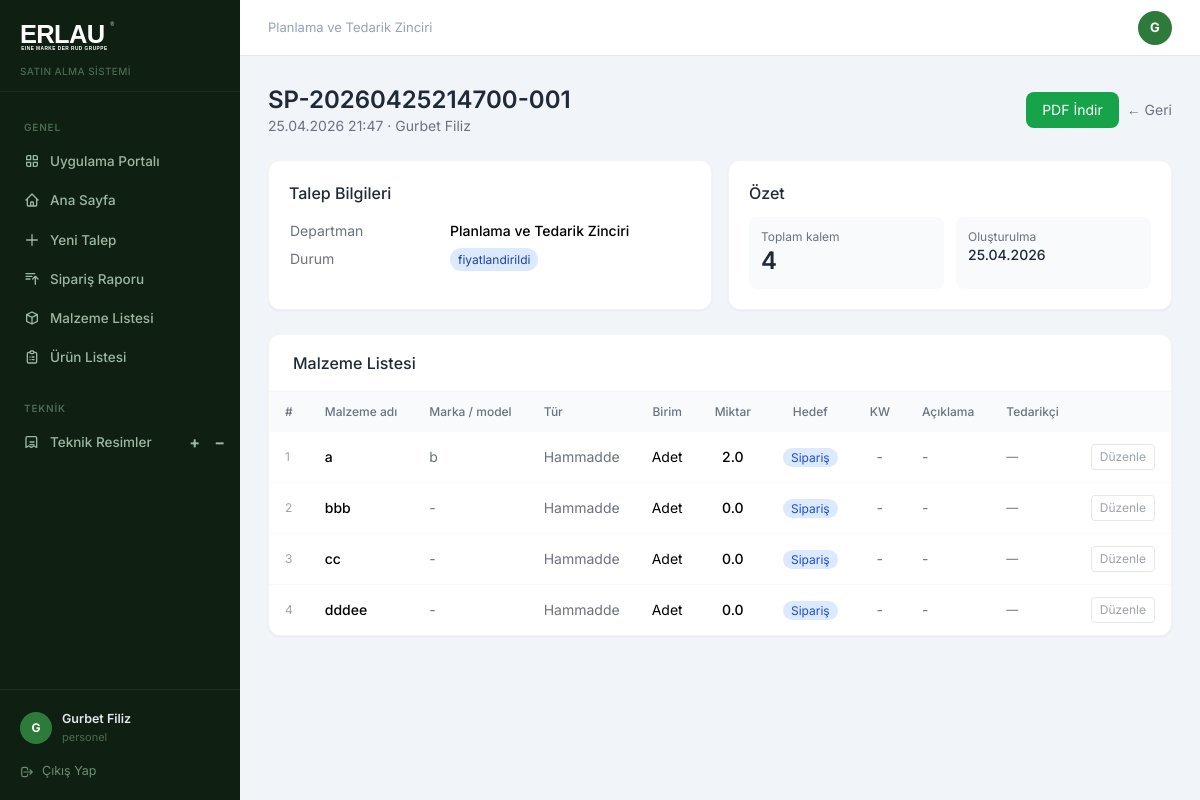
The page /talep/5 (signed in) on the database its author committed.
### app/models.py (models this page shows)
class User(db.Model, UserMixin):
    id = db.Column(db.Integer, primary_key=True)
    name = db.Column(db.String(100), nullable=False)
    email = db.Column(db.String(120), unique=True, nullable=False)
    password = db.Column(db.String(200), nullable=False)
    role = db.Column(db.String(20), default='personel')
    department_id = db.Column(db.Integer, db.ForeignKey('department.id'), index=True)
    created_at = db.Column(db.DateTime, default=datetime.utcnow, index=True)
    is_active = db.Column(db.Boolean, default=True)
    unvan = db.Column(db.String(100))
    telefon = db.Column(db.String(20))
    dogum_tarihi = db.Column(db.Date)
    unvan_pdf_goster = db.Column(db.Boolean, default=False)
    son_giris = db.Column(db.DateTime)
    sifre_degisim_tarihi = db.Column(db.DateTime)
    tablet_pin = db.Column(db.String(6))
    bildirim_email = db.Column(db.Boolean, default=True)
    teknik_resim_yetki = db.Column(db.Boolean, default=False)
    liste_yetki = db.Column(db.Boolean, default=False)
    talepler = db.relationship('TalepFormu', backref='talep_eden', lazy=True)

class Department(db.Model):
    id = db.Column(db.Integer, primary_key=True)
    name = db.Column(db.String(100), nullable=False, unique=True)
    users = db.relationship('User', backref='department', lazy=True)

class TalepFormu(db.Model):
    id = db.Column(db.Integer, primary_key=True)
    siparis_no = db.Column(db.String(50), unique=True, nullable=False, index=True)
    talep_eden_id = db.Column(db.Integer, db.ForeignKey('user.id'), index=True)
    department_id = db.Column(db.Integer, db.ForeignKey('department.id'), index=True)
    durum = db.Column(db.String(30), default='bekliyor', index=True)
    yolda_tarihi = db.Column(db.DateTime)
    created_at = db.Column(db.DateTime, default=datetime.utcnow, index=True)
    updated_at = db.Column(db.DateTime, default=datetime.utcnow, onupdate=datetime.utcnow)
    kalemler = db.relationship('TalepKalem', backref='talep', lazy=True, cascade='all, delete-orphan')
    department = db.relationship('Department', foreign_keys=[department_id])

class TalepKalem(db.Model):
    id = db.Column(db.Integer, primary_key=True)
    talep_id = db.Column(db.Integer, db.ForeignKey('talep_formu.id'), index=True)
    malzeme_adi = db.Column(db.String(200), nullable=False, index=True)
    marka_model = db.Column(db.String(200))
    malzeme_turu = db.Column(db.String(50), index=True)
    birim = db.Column(db.String(20))
    miktar = db.Column(db.Float)
    hedef = db.Column(db.String(20), default='siparis')
    kullanim_amaci = db.Column(db.String(100))
    kullanilan_alan = db.Column(db.String(50))
    proje_makine = db.Column(db.String(200))
    kw = db.Column(db.String(10))
    aciklama = db.Column(db.Text)
    teknik_resim_kodu = db.Column(db.String(100))
    standart = db.Column(db.String(100))
    br_fiyat = db.Column(db.Float)
    toplam_fiyat = db.Column(db.Float)
    para_birimi = db.Column(db.String(10))
    vade_gun = db.Column(db.Integer)
    termin_gun = db.Column(db.Integer)
    tedarikci_id = db.Column(db.Integer, db.ForeignKey('tedarikci.id'))
    tedarikci = db.relationship('Tedarikci', foreign_keys=[tedarikci_id])
    son_alinma_tarihi = db.Column(db.DateTime)
    son_siparis_no = db.Column(db.String(50))

### app/routes.py (the view)
@main.route('/talep/<int:talep_id>')
@login_required
def talep_detay(talep_id):
    talep = db.get_or_404(TalepFormu, talep_id)
    return render_template('talep_detay.html', talep=talep)

### app/templates/talep_detay.html (shortened to what this page needs)
{% extends 'base.html' %}
{% block content %}
<div class="flex items-center justify-between mb-6">
  <div>
    <h1 class="text-2xl font-semibold text-gray-800">{{ talep.siparis_no }}</h1>
    <p class="text-gray-500 text-sm">{{ talep.created_at.strftime('%d.%m.%Y %H:%M') }} · {{ talep.talep_eden.name }}</p>
  </div>
  <div class="flex gap-2 items-center">
    <a href="{{ url_for('main.talep_pdf', talep_id=talep.id) }}" class="bg-green-600 text-white px-4 py-2 rounded-lg text-sm hover:opacity-90" target="_blank">PDF İndir</a>
    <a href="{{ url_for('main.dashboard') }}" class="text-sm text-gray-500 hover:underline">← Geri</a>
  </div>
</div>
<div class="grid grid-cols-1 md:grid-cols-2 gap-4 mb-6">
  <div class="bg-white rounded-xl border border-gray-100 shadow-sm p-5">
    <h2 class="font-medium text-gray-800 mb-3">Talep Bilgileri</h2>
    <table class="w-full text-sm">
      <tr><td class="text-gray-500 py-1 w-40">Departman</td><td class="font-medium">{{ talep.department.name if talep.department else '-' }}</td></tr>
<tr><td class="text-gray-500 py-1">Durum</td><td>
        {% if talep.durum == 'bekliyor' %}<span class="bg-yellow-100 text-yellow-800 px-2 py-1 rounded-full text-xs">Onay Bekliyor</span>
        {% elif talep.durum == 'onaylandi' %}<span class="bg-green-100 text-green-800 px-2 py-1 rounded-full text-xs">Onaylandı</span>
        {% elif talep.durum == 'iptal' %}<span class="bg-red-100 text-red-800 px-2 py-1 rounded-full text-xs">İptal</span>
        {% else %}<span class="bg-blue-100 text-blue-800 px-2 py-1 rounded-full text-xs">{{ talep.durum }}</span>{% endif %}
      </td></tr>
    </table>
  </div>
  <div class="bg-white rounded-xl border border-gray-100 shadow-sm p-5">
    <h2 class="font-medium text-gray-800 mb-3">Özet</h2>
    <div class="grid grid-cols-2 gap-3">
      <div class="bg-gray-50 rounded-lg p-3">
        <p class="text-xs text-gray-500">Toplam kalem</p>
        <p class="text-2xl font-semibold text-gray-800">{{ talep.kalemler|length }}</p>
      </div>
      <div class="bg-gray-50 rounded-lg p-3">
        <p class="text-xs text-gray-500">Oluşturulma</p>
        <p class="text-sm font-medium text-gray-800">{{ talep.created_at.strftime('%d.%m.%Y') }}</p>
      </div>
    </div>
  </div>
</div>
<div class="bg-white rounded-xl border border-gray-100 shadow-sm overflow-hidden">
  <div class="px-6 py-4 border-b border-gray-100">
    <h2 class="font-medium text-gray-800">Malzeme Listesi</h2>
  </div>
  <div class="overflow-x-auto">
    <table class="w-full text-sm">
      <thead class="bg-gray-50">
        <tr>
          <th class="px-4 py-3 text-left text-xs font-medium text-gray-500">#</th>
          <th class="px-4 py-3 text-left text-xs font-medium text-gray-500">Malzeme adı</th>
          <th class="px-4 py-3 text-left text-xs font-medium text-gray-500">Marka / model</th>
          <th class="px-4 py-3 text-left text-xs font-medium text-gray-500">Tür</th>
          <th class="px-4 py-3 text-center text-xs font-medium text-gray-500">Birim</th>
          <th class="px-4 py-3 text-center text-xs font-medium text-gray-500">Miktar</th>
          <th class="px-4 py-3 text-center text-xs font-medium text-gray-500">Hedef</th>
          <th class="px-4 py-3 text-center text-xs font-medium text-gray-500">KW</th>
          <th class="px-4 py-3 text-left text-xs font-medium text-gray-500">Açıklama</th>
          <th class="px-4 py-3 text-left text-xs font-medium text-gray-500">Tedarikçi</th>
          {% if current_user.role in ['satinalma', 'admin'] or talep.talep_eden_id == current_user.id %}
          <th class="px-4 py-3 text-center text-xs font-medium text-gray-400"></th>
          {% endif %}
        </tr>
      </thead>
      <tbody class="divide-y divide-gray-50">
        {% for kalem in talep.kalemler %}
        <tr class="hover:bg-gray-50">
          <td class="px-4 py-3 text-gray-400 text-xs">{{ loop.index }}</td>
          <td class="px-4 py-3 font-medium">{{ kalem.malzeme_adi }}</td>
          <td class="px-4 py-3 text-gray-500">{{ kalem.marka_model or '-' }}</td>
          <td class="px-4 py-3 text-gray-500">{{ kalem.malzeme_turu or '-' }}</td>
          <td class="px-4 py-3 text-center">{{ kalem.birim }}</td>
          <td class="px-4 py-3 text-center font-medium">{{ kalem.miktar }}</td>
          <td class="px-4 py-3 text-center">
            {% if kalem.hedef == 'stok' %}<span class="bg-green-100 text-green-700 px-2 py-0.5 rounded-full text-xs">Stok</span>
            {% elif kalem.hedef == 'proje' %}<span class="bg-purple-100 text-purple-700 px-2 py-0.5 rounded-full text-xs">Proje</span>
            {% else %}<span class="bg-blue-100 text-blue-700 px-2 py-0.5 rounded-full text-xs">Sipariş</span>{% endif %}
          </td>
          <td class="px-4 py-3 text-center text-gray-500">{{ kalem.kw or '-' }}</td>
          <td class="px-4 py-3 text-gray-500">{{ kalem.aciklama or '-' }}</td>
          <td class="px-4 py-3 text-gray-500 text-xs">{{ kalem.tedarikci.name if kalem.tedarikci else '—' }}</td>
          {% if current_user.role in ['satinalma', 'admin'] or talep.talep_eden_id == current_user.id %}
          <td class="px-4 py-3 text-center">
            <button type="button" onclick="modalAc({{ kalem.id }}, '{{ kalem.malzeme_adi|replace("'", "\\'") }}', {{ kalem.miktar or 0 }}, {{ kalem.br_fiyat or 0 }})"
              class="text-xs text-gray-400 hover:text-blue-600 border border-gray-200 hover:border-blue-300 px-2 py-1 rounded transition-colors">
              Düzenle
            </button>
          </td>
          {% endif %}
        </tr>
        {% endfor %}
      </tbody>
    </table>
  </div>
</div>
{% endblock %}

### app/templates/base.html (shortened to what this page needs)
<!DOCTYPE html>
<html lang="tr">
<head>
<script src="https://cdn.tailwindcss.com"></script>
</head>
<body>
{% if current_user.is_authenticated %}
<div style="display:flex">
  <aside class="sidebar" style="position:sticky;top:0;height:100vh;overflow-y:auto;display:flex;flex-direction:column">
    <div style="padding:20px 20px 12px;border-bottom:1px solid rgba(255,255,255,.06)">
      <a href="{{ url_for('auth.portal') }}" style="display:inline-block">
        <img src="{{ url_for('static', filename='logo.svg') }}" alt="Erlau" style="height:32px;filter:brightness(0) invert(1)">
      </a>
      <p style="font-size:10px;color:#4a6b50;margin-top:6px;font-weight:500;letter-spacing:.04em">SATIN ALMA SİSTEMİ</p>
    </div>
    <nav style="padding:12px 0;flex:1">
      <div class="sidebar-section">Genel</div>
      <a href="{{ url_for('auth.portal') }}" class="sidebar-link {% if request.endpoint == 'auth.portal' %}active{% endif %}">
        <svg fill="none" stroke="currentColor" viewBox="0 0 24 24"><path stroke-linecap="round" stroke-linejoin="round" stroke-width="2" d="M4 6a2 2 0 012-2h4v6H4V6zm10-2h4a2 2 0 012 2v4h-6V4zM4 14h6v6H6a2 2 0 01-2-2v-4zm10 0h6v4a2 2 0 01-2 2h-4v-6z"/></svg>
        Uygulama Portalı
      </a>
      <a href="{{ url_for('main.dashboard') }}" class="sidebar-link {% if request.endpoint == 'main.dashboard' %}active{% endif %}">
        <svg fill="none" stroke="currentColor" viewBox="0 0 24 24"><path stroke-linecap="round" stroke-linejoin="round" stroke-width="2" d="M3 12l2-2m0 0l7-7 7 7M5 10v10a1 1 0 001 1h3m10-11l2 2m-2-2v10a1 1 0 01-1 1h-3m-6 0a1 1 0 001-1v-4a1 1 0 011-1h2a1 1 0 011 1v4a1 1 0 001 1m-6 0h6"/></svg>
        Ana Sayfa
      </a>
      <a href="{{ url_for('main.yeni_talep') }}" class="sidebar-link {% if request.endpoint == 'main.yeni_talep' %}active{% endif %}">
        <svg fill="none" stroke="currentColor" viewBox="0 0 24 24"><path stroke-linecap="round" stroke-linejoin="round" stroke-width="2" d="M12 4v16m8-8H4"/></svg>
        Yeni Talep
      </a>
      <a href="{{ url_for('satin_alma.siparis_raporu') }}" class="sidebar-link {% if request.endpoint == 'satin_alma.siparis_raporu' %}active{% endif %}">
        <svg fill="none" stroke="currentColor" viewBox="0 0 24 24"><path stroke-linecap="round" stroke-linejoin="round" stroke-width="2" d="M3 4h13M3 8h9m-9 4h6m4 0l4-4m0 0l4 4m-4-4v12"/></svg>
        Sipariş Raporu
      </a>
      <a href="{{ url_for('admin.malzeme_listesi') }}" class="sidebar-link {% if request.endpoint == 'admin.malzeme_listesi' %}active{% endif %}">
        <svg fill="none" stroke="currentColor" viewBox="0 0 24 24"><path stroke-linecap="round" stroke-linejoin="round" stroke-width="2" d="M20 7l-8-4-8 4m16 0l-8 4m8-4v10l-8 4m0-10L4 7m8 4v10M4 7v10l8 4"/></svg>
        Malzeme Listesi
      </a>
      <a href="{{ url_for('admin.urun_listesi') }}" class="sidebar-link {% if request.endpoint == 'admin.urun_listesi' %}active{% endif %}">
        <svg fill="none" stroke="currentColor" viewBox="0 0 24 24"><path stroke-linecap="round" stroke-linejoin="round" stroke-width="2" d="M9 5H7a2 2 0 00-2 2v12a2 2 0 002 2h10a2 2 0 002-2V7a2 2 0 00-2-2h-2M9 5a2 2 0 002 2h2a2 2 0 002-2M9 5a2 2 0 012-2h2a2 2 0 012 2m-3 7h3m-3 4h3m-6-4h.01M9 16h.01"/></svg>
        Ürün Listesi
      </a>
      <div class="sidebar-section" style="margin-top:8px">Teknik</div>
      <div style="display:flex;align-items:center;margin:1px 8px;border-radius:8px;{% if 'teknik_resim' in (request.endpoint or '') %}background:#2d7a3a;{% endif %}">
        <a href="{{ url_for('teknik_resim.teknik_resim_listesi') }}" class="sidebar-link {% if 'teknik_resim' in (request.endpoint or '') %}active{% endif %}" style="flex:1;margin:0;border-radius:8px 0 0 8px">
          <svg fill="none" stroke="currentColor" viewBox="0 0 24 24"><path stroke-linecap="round" stroke-linejoin="round" stroke-width="2" d="M9 12h6m-6 4h6M7 4h10a2 2 0 012 2v14l-4-2-4 2-4-2-4 2V6a2 2 0 012-2z"/></svg>
          Teknik Resimler
        </a>
        {% if current_user.teknik_resim_yetki %}
        <a href="{{ url_for('teknik_resim.teknik_resim_listesi') }}" onclick="sessionStorage.setItem('tr_ekle','1');return true;" title="Yeni ekle"
          style="padding:7px 7px;color:#9db8a2;transition:all .15s;border-radius:0;text-decoration:none;font-size:16px;line-height:1;font-weight:700"
          onmouseover="this.style.color='#fff'" onmouseout="this.style.color='#9db8a2'">+</a>
        <a href="{{ url_for('teknik_resim.teknik_resim_listesi') }}" onclick="sessionStorage.setItem('tr_sil','1');return true;" title="Silme modu"
          style="padding:7px 7px;color:#9db8a2;transition:all .15s;border-radius:0 8px 8px 0;text-decoration:none;font-size:16px;line-height:1;font-weight:700"
          onmouseover="this.style.color='#f87171'" onmouseout="this.style.color='#9db8a2'">−</a>
        {% endif %}
      </div>
    </nav>
    <div style="padding:12px;border-top:1px solid rgba(255,255,255,.06)">
      <a href="{{ url_for('main.profil') }}" style="display:flex;align-items:center;gap:10px;padding:8px;border-radius:8px;text-decoration:none;transition:background .15s" onmouseover="this.style.background='rgba(255,255,255,.06)'" onmouseout="this.style.background='transparent'">
        <div style="width:32px;height:32px;border-radius:50%;background:#2d7a3a;display:flex;align-items:center;justify-content:center;font-size:12px;font-weight:700;color:#fff;flex-shrink:0">{{ current_user.name[:1].upper() }}</div>
        <div style="flex:1;min-width:0">
          <p style="font-size:12.5px;font-weight:600;color:#e2e8f0;white-space:nowrap;overflow:hidden;text-overflow:ellipsis">{{ current_user.name }}</p>
          <p style="font-size:11px;color:#4a6b50;white-space:nowrap;overflow:hidden;text-overflow:ellipsis">{{ current_user.unvan or current_user.role }}</p>
        </div>
      </a>
      <a href="{{ url_for('auth.logout') }}" style="display:flex;align-items:center;gap:8px;padding:7px 8px;border-radius:8px;font-size:12.5px;color:#6b8f72;text-decoration:none;transition:all .15s;margin-top:2px" onmouseover="this.style.color='#ef4444';this.style.background='rgba(239,68,68,.08)'" onmouseout="this.style.color='#6b8f72';this.style.background='transparent'">
        <svg style="width:14px;height:14px" fill="none" stroke="currentColor" viewBox="0 0 24 24"><path stroke-linecap="round" stroke-linejoin="round" stroke-width="2" d="M17 16l4-4m0 0l-4-4m4 4H7m6 4v1a3 3 0 01-3 3H6a3 3 0 01-3-3V7a3 3 0 013-3h4a3 3 0 013 3v1"/></svg>
        Çıkış Yap
      </a>
    </div>
  </aside>
  <div class="content-area">
    <div class="topbar">
      <p style="font-size:13px;color:#94a3b8">{{ current_user.department.name if current_user.department else 'Erlau' }}</p>
      <a href="{{ url_for('main.profil') }}" style="width:34px;height:34px;border-radius:50%;background:#2d7a3a;display:flex;align-items:center;justify-content:center;font-size:13px;font-weight:700;color:#fff;text-decoration:none">{{ current_user.name[:1].upper() }}</a>
    </div>
    <div class="page-content">
{% endif %}
{% block content %}{% endblock %}
{% if current_user.is_authenticated %}
    </div>
  </div>
</div>
{% else %}
</div>
{% endif %}
</body>
</html>

### rows shown on the page
User: name "G", name "Gurbet Filiz", unvan+role "personel", talep_eden.name "Gurbet Filiz"
Department: department "Planlama ve Tedarik Zinciri"
TalepFormu: siparis_no "SP-20260425214700-001", created_at "25.04.2026 21:47", durum "fiyatlandirildi", created_at "25.04.2026"
TalepKalem: malzeme_adi "a", marka_model "b", malzeme_turu "Hammadde", birim "Adet", miktar "2.0", hedef "Sipariş", kw "-", aciklama "-", tedarikci "—"
TalepKalem: malzeme_adi "bbb", marka_model "-", malzeme_turu "Hammadde", birim "Adet", miktar "0.0", hedef "Sipariş", kw "-", aciklama "-", tedarikci "—"
TalepKalem: malzeme_adi "cc", marka_model "-", malzeme_turu "Hammadde", birim "Adet", miktar "0.0", hedef "Sipariş", kw "-", aciklama "-", tedarikci "—"
TalepKalem: malzeme_adi "dddee", marka_model "-", malzeme_turu "Hammadde", birim "Adet", miktar "0.0", hedef "Sipariş", kw "-", aciklama "-", tedarikci "—"

### other values the page prints
{{ talep.kalemler|length }} "4"
